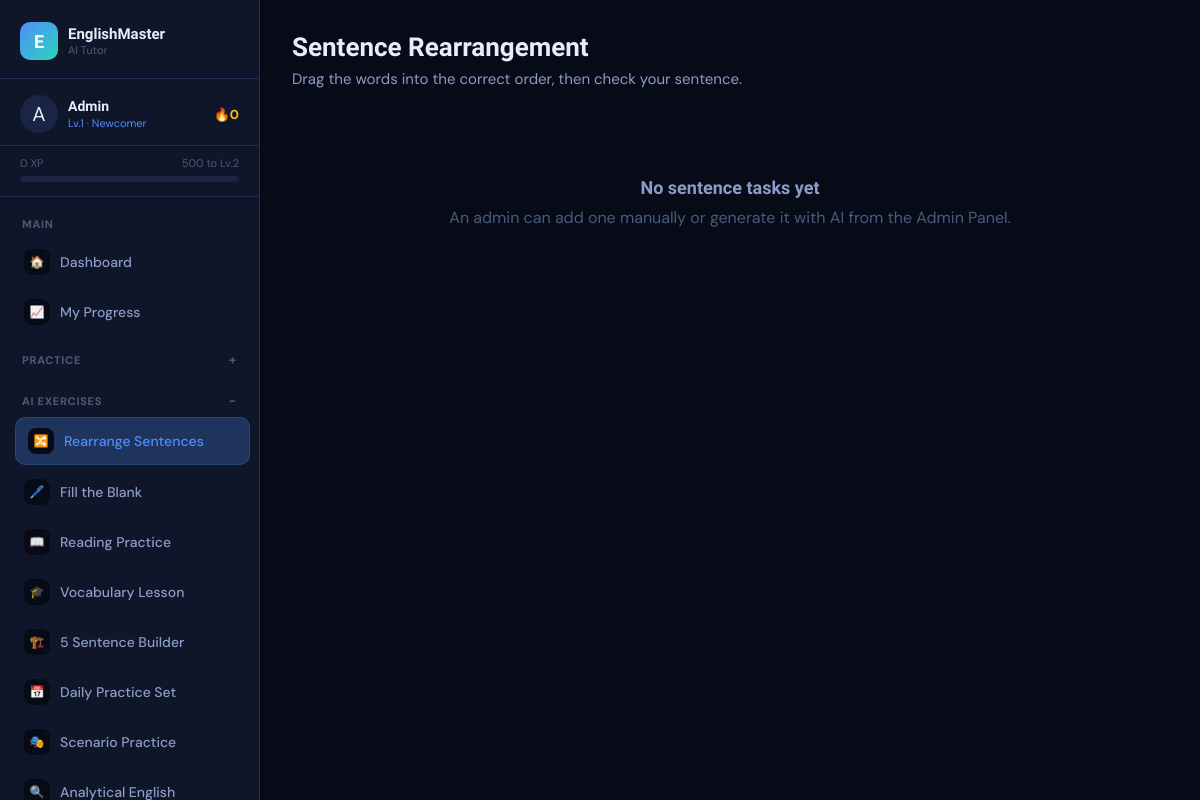
The app's page /sentence_rearrangement.php (signed in), older data.
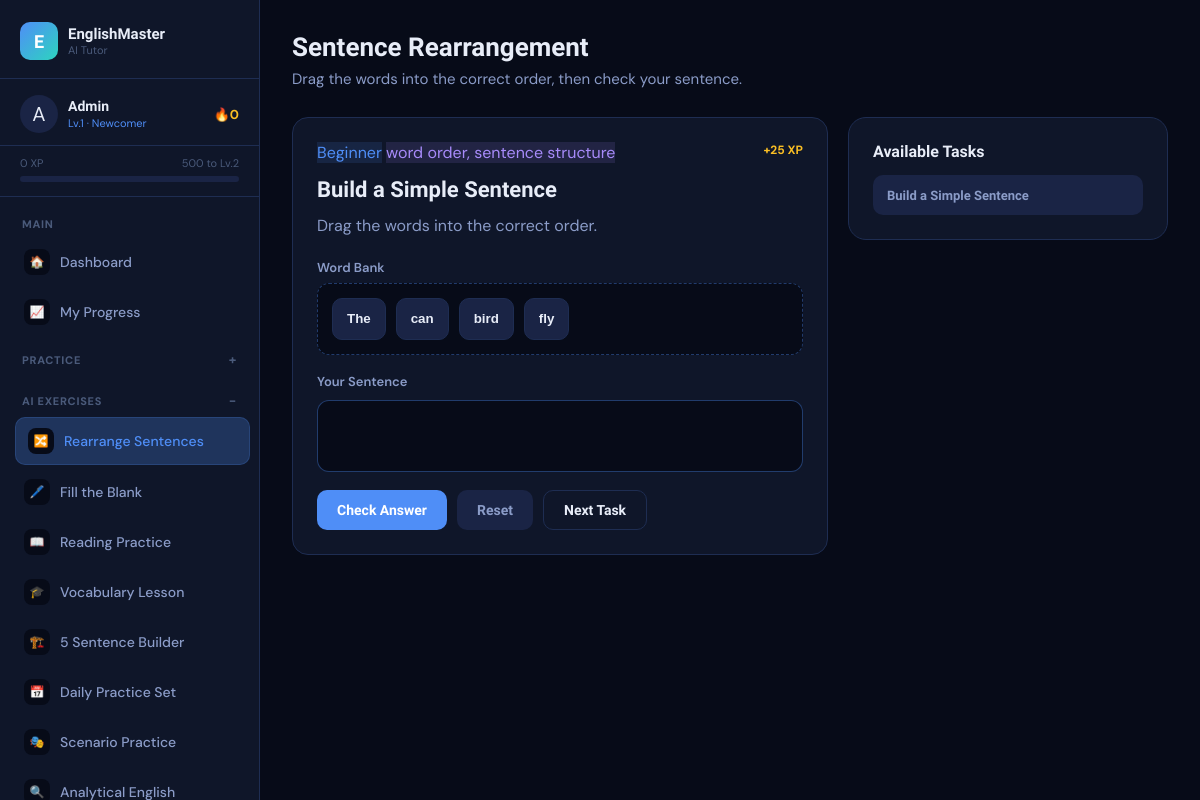
The same page, newer data.
### tables this page shows
CREATE TABLE IF NOT EXISTS practice_items (
    id INT AUTO_INCREMENT PRIMARY KEY,
    type ENUM('better_english','grammar_choice','vocabulary_quiz','writing_prompt','speaking_prompt','sentence_rearrangement','fill_blank','reading_comprehension','daily_challenge_set','scenario_roleplay','analytical_english','word_sentence_builder') NOT NULL DEFAULT 'better_english',
    title VARCHAR(200) NOT NULL,
    prompt TEXT NOT NULL,
    option_a TEXT,
    option_b TEXT,
    option_c TEXT,
    option_d TEXT,
    correct_option CHAR(1),
    answer_key TEXT,
    explanation TEXT,
    difficulty ENUM('beginner','intermediate','advanced') DEFAULT 'beginner',
    category VARCHAR(80) DEFAULT 'general',
    tags VARCHAR(255) DEFAULT '',
    audio_url VARCHAR(255) DEFAULT '',
    xp_reward INT DEFAULT 25,
    active TINYINT(1) DEFAULT 1,
    created_by INT NULL,
    created_at TIMESTAMP DEFAULT CURRENT_TIMESTAMP,
    FOREIGN KEY (created_by) REFERENCES users(id) ON DELETE SET NULL
);

### config.php (called while the page is built, shortened)
<?php
function clean($str) {
    return htmlspecialchars(strip_tags(trim($str)), ENT_QUOTES, 'UTF-8');
}
?>

### sentence_rearrangement.php (the view, shortened to what this page needs)
<?php
require_once 'config.php';
$db = db();
$id = (int)($_GET['id'] ?? 0);
$whereId = $id ? "AND id=$id" : "";
$item = $db->query("SELECT * FROM practice_items WHERE type='sentence_rearrangement' AND active=1 $whereId ORDER BY " . ($id ? "id" : "RAND()") . " LIMIT 1")->fetch_assoc();
$items = $db->query("SELECT id,title,difficulty FROM practice_items WHERE type='sentence_rearrangement' AND active=1 ORDER BY difficulty,title LIMIT 30");
include 'includes/header.php';
?>
<div class="page-header">
  <h1>Sentence Rearrangement</h1>
  <p>Drag the words into the correct order, then check your sentence.</p>
</div>
<?php if (!$item): ?>
<div class="empty-state"><h3>No sentence tasks yet</h3><p>An admin can add one manually or generate it with AI from the Admin Panel.</p></div>
<?php else:
  $correct = trim($item['answer_key'] ?: $item['option_a']);
  $words = preg_split('/\s+/', preg_replace('/[.?!,;:]+/', '', $correct));
  shuffle($words);
?>
<div class="task-shell">
  <div class="task-board">
    <div class="challenge-header">
      <div>
        <span class="ac-badge badge-blue"><?= clean(ucfirst($item['difficulty'])) ?></span>
        <?php if ($item['tags']): ?><span class="ac-badge badge-purple"><?= clean($item['tags']) ?></span><?php endif; ?>
      </div>
      <div class="challenge-xp">+<?= (int)$item['xp_reward'] ?> XP</div>
    </div>
    <h2 style="font-size:22px;color:var(--text-1);margin:14px 0 8px;"><?= clean($item['title']) ?></h2>
    <p style="color:var(--text-2);line-height:1.7;margin-bottom:20px;"><?= clean($item['prompt']) ?></p>
    <div class="form-label">Word Bank</div>
    <div id="wordBank" class="word-bank">
      <?php foreach ($words as $i => $word): ?>
      <button type="button" class="word-chip" draggable="true" data-word="<?= clean($word) ?>"><?= clean($word) ?></button>
      <?php endforeach; ?>
    </div>
    <div class="form-label" style="margin-top:18px;">Your Sentence</div>
    <div id="answerBank" class="answer-bank"></div>
    <div style="display:flex;gap:10px;flex-wrap:wrap;margin-top:18px;">
      <button class="btn btn-primary" type="button" onclick="checkSentence()">Check Answer</button>
      <button class="btn btn-ghost" type="button" onclick="resetWords()">Reset</button>
      <a class="btn btn-outline" href="sentence_rearrangement.php">Next Task</a>
    </div>
  </div>
  <div class="card">
    <h3 style="font-size:16px;margin-bottom:14px;color:var(--text-1)">Available Tasks</h3>
    <div style="display:flex;flex-direction:column;gap:8px;">
      <?php while ($row = $items->fetch_assoc()): ?>
      <a class="btn btn-ghost btn-sm" style="justify-content:flex-start;" href="sentence_rearrangement.php?id=<?= (int)$row['id'] ?>"><?= clean($row['title']) ?></a>
      <?php endwhile; ?>
    </div>
  </div>
</div>
<?php endif; ?>
<?php include 'includes/footer.php'; ?>

Row changes from the older to the newer data that the page shows:
added practice_items: difficulty "Beginner", tags "word order, sentence structure", xp_reward "25", title "Build a Simple Sentence", prompt "Drag the words into the correct order."
Text that changed along with them:
text no longer shown: "No sentence tasks yet An admin can add one manually or generate it with AI from the Admin Panel."
text now shown: "+ XP Word Bank Your Sentence Check Answer Reset Next Task Available Tasks"
new list line: "The"
new list line: "can"
new list line: "bird"
new list line: "fly"
